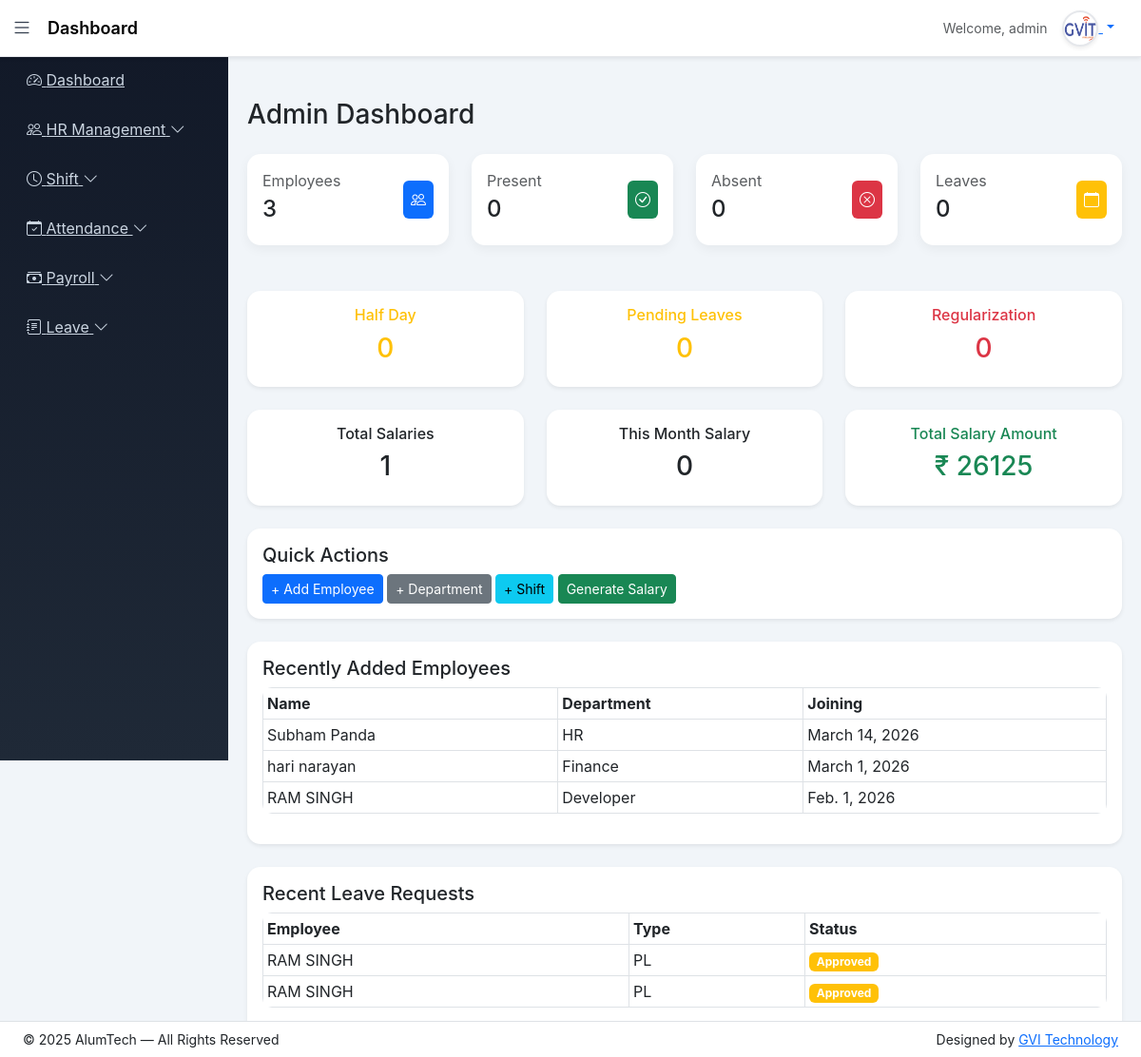
Page /dashboard/ (signed in) on the earlier database version.
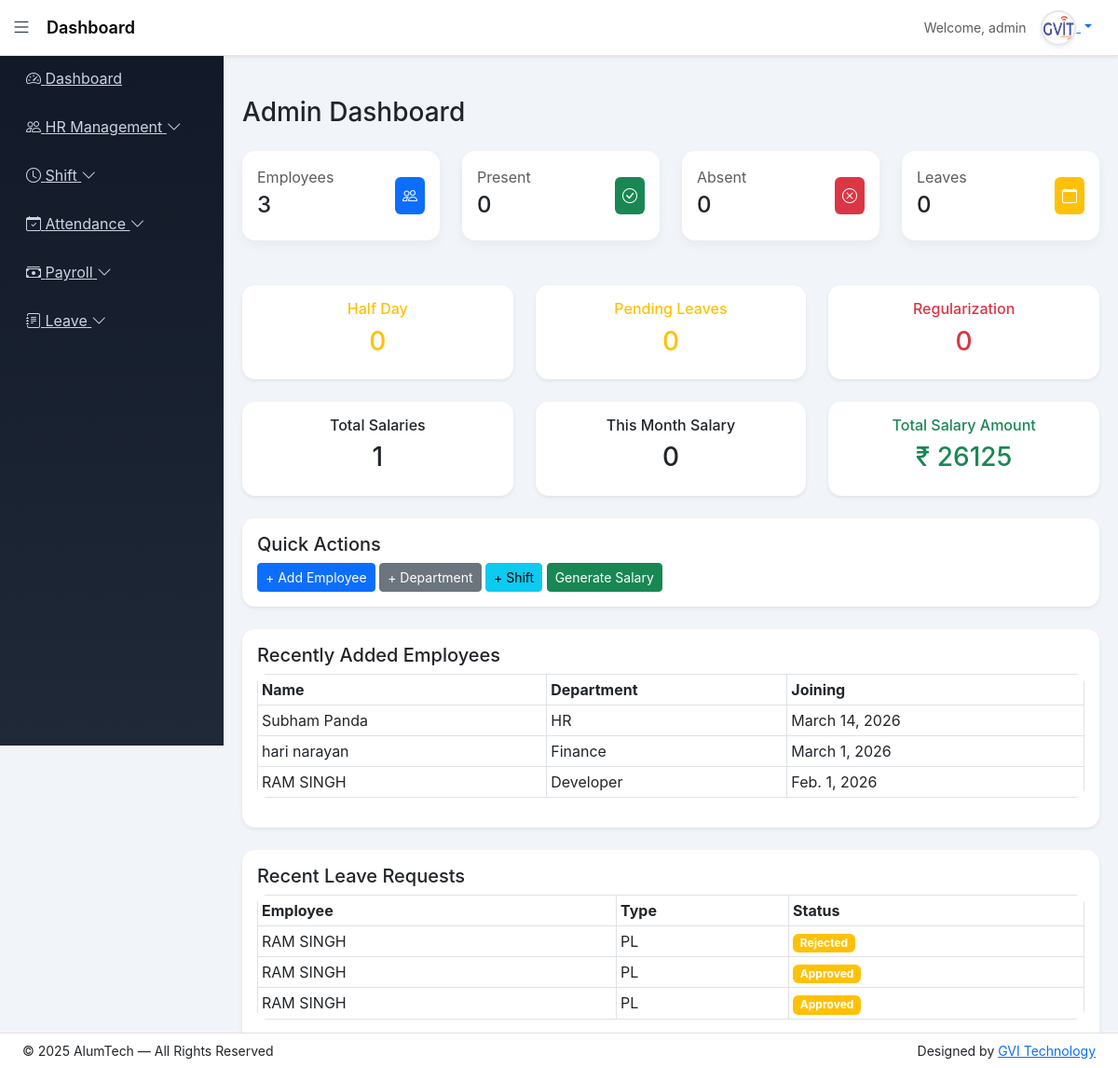
Same page on the later database version.
### app/models.py (models this page shows, shortened)
class Employee(models.Model):
    BLOOD_GROUP_CHOICES = [
        ('A+', 'A+'), ('A-', 'A-'),
        ('B+', 'B+'), ('B-', 'B-'),
        ('O+', 'O+'), ('O-', 'O-'),
        ('AB+', 'AB+'), ('AB-', 'AB-'),
    ]
    BACHELOR_CHOICES = [
        ('BCom', 'B.Com'),
        ('BSc', 'B.Sc'),
        ('BA', 'B.A'),
        ('BTech', 'B.Tech'),
    ]
    MASTER_CHOICES = [
        ('MCom', 'M.Com'),
        ('MSc', 'M.Sc'),
        ('MA', 'M.A'),
        ('MTech', 'M.Tech'),
    ]
    first_name = models.CharField(max_length=50)
    middle_name = models.CharField(max_length=50, blank=True)
    last_name = models.CharField(max_length=50)
    gender = models.CharField(max_length=10,choices=[('Male','Male'),('Female','Female'),('Other','Other')])
    blood_group = models.CharField(max_length=10, choices=BLOOD_GROUP_CHOICES, blank=True, null=True)
    date_of_birth = models.DateField(null=True, blank=True)
    father_name = models.CharField(max_length=100, blank=True)
    mother_name = models.CharField(max_length=100, blank=True)
    user = models.OneToOneField(User, on_delete=models.CASCADE, null=True, blank=True, related_name='employee_profile')
    email = models.EmailField(unique=True)
    contact_no = models.CharField(max_length=15)
    emergency_contact = models.CharField(max_length=15)
    address = models.TextField(blank=True, null=True)
    permanent_address = models.TextField(blank=True, null=True)
    bachelor_degree = models.CharField(max_length=10, choices=BACHELOR_CHOICES, blank=True, null=True)
    master_degree = models.CharField(max_length=10, choices=MASTER_CHOICES, blank=True, null=True)
    employee_id = models.CharField(max_length=20, unique=True)
    role = models.CharField(
    max_length=20,
    choices=[
        ('HR','HR'),
        ('ACCOUNTS','Accounts'),
        ('EMPLOYEE','Employee')
    ],
    default='EMPLOYEE'
)
    department = models.ForeignKey(Department, on_delete=models.PROTECT)
    designation = models.ForeignKey(Designation, on_delete=models.PROTECT)
    date_of_joining = models.DateField(blank=True, null=True)
    photo = models.ImageField(upload_to='employees/', blank=True, null=True)
    pan_no = models.CharField(max_length=10,blank=True,null=True)
    Aadhar_no = models.CharField(max_length=12,blank=True,null=True)
    Bank_name = models.CharField(max_length=50,blank=True,null=True)
    acc_no = models.CharField(max_length=15,blank=True,null=True)
    ifsc_no = models.CharField(max_length=15,blank=True,null=True)
    branch_name = models.CharField(max_length=50,blank=True,null=True)
    is_active = models.BooleanField(default=True)
    created_at = models.DateTimeField(auto_now_add=True)
    lwp_balance = models.IntegerField(default=0)
    generated_at = models.DateField(blank=True, null=True)
    created_by = models.ForeignKey(User, on_delete=models.SET_NULL, null=True, blank=True, related_name='created_employees')
    def full_name(self):
        return f"{self.first_name} {self.middle_name} {self.last_name}".strip()

class Department(models.Model):
    name = models.CharField(max_length=100, unique=True)
    description = models.TextField(blank=True)

class Leave(models.Model):
    LEAVE_TYPE_CHOICES = [
        ('CL', 'Casual Leave'),
        ('SL', 'Sick Leave'),
        ('PL', 'Paid Leave'),
    ]
    STATUS_CHOICES = [
        ('Pending', 'Pending'),
        ('Approved', 'Approved'),
        ('Rejected', 'Rejected'),
    ]
    employee = models.ForeignKey(Employee,on_delete=models.CASCADE,related_name='leaves')
    leave_type = models.CharField(max_length=20,choices=LEAVE_TYPE_CHOICES)
    start_date = models.DateField()
    end_date = models.DateField()
    reason = models.TextField()
    status = models.CharField(max_length=20,choices=STATUS_CHOICES,default='Pending')
    rejection_reason = models.TextField(blank=True, null=True)
    applied_at = models.DateTimeField(auto_now_add=True)
    reviewed_by = models.ForeignKey(User,on_delete=models.SET_NULL,null=True,blank=True)
    reviewed_at = models.DateTimeField(null=True, blank=True)

### app/views.py (the view)
# urls.py: path('dashboard/', views.dashboard, name='dashboard'),
@login_required(login_url='login')
def dashboard(request):
    today = timezone.localdate()
    total_employees = Employee.objects.filter(is_active=True).count()
    inactive_employees = Employee.objects.filter(is_active=False).count()
    present_today = Attendance.objects.filter(
        date=today,
        status__in=["Present", "Late"]
    ).count()
    absent_today = Attendance.objects.filter(
        date=today,
        status="Absent"
    ).count()
    half_day_today = Attendance.objects.filter(
        date=today,
        status="Half Day"
    ).count()
    pending_leaves = Leave.objects.filter(status="Pending").count()
    pending_regularization = AttendanceRegularization.objects.filter(
        status="Pending"
    ).count()
    total_salaries = MonthlySalary.objects.count()
    this_month_salary = MonthlySalary.objects.filter(
        month=today.month,
        year=today.year
    ).count()
    total_salary_amount = MonthlySalary.objects.aggregate(
        total=Sum('net_salary')
    )['total'] or 0
    recent_employees = Employee.objects.order_by('-created_at')[:5]
    recent_leaves = Leave.objects.select_related('employee').order_by('-applied_at')[:5]
    context = {
        "total_employees": total_employees,
        "inactive_employees": inactive_employees,
        "present_today": present_today,
        "absent_today": absent_today,
        "half_day_today": half_day_today,
        "pending_leaves": pending_leaves,
        "pending_regularization": pending_regularization,
        "total_salaries": total_salaries,
        "this_month_salary": this_month_salary,
        "total_salary_amount": total_salary_amount,
        "recent_employees": recent_employees,
        "recent_leaves": recent_leaves,
    }
    return render(request, 'dashboard.html', context)

### templates/dashboard.html (shortened to what the changed rows need)
{% extends 'base_dashboard.html' %}
{% block content %}
<div class="card mt-4 shadow-sm">
  <div class="card-body">
    <table class="table table-sm table-bordered">
      <thead>
        <tr>
          <th>Name</th>
          <th>Department</th>
          <th>Joining</th>
        </tr>
      </thead>
      <tbody>
        {% for emp in recent_employees %}
        <tr>
          <td>{{ emp.full_name }}</td>
          <td>{{ emp.department.name }}</td>
          <td>{{ emp.date_of_joining }}</td>
        </tr>
        {% endfor %}
      </tbody>
    </table>
  </div>
</div>
<div class="card mt-4 shadow-sm">
  <div class="card-body">
    <table class="table table-sm table-bordered">
      <thead>
        <tr>
          <th>Employee</th>
          <th>Type</th>
          <th>Status</th>
        </tr>
      </thead>
      <tbody>
        {% for leave in recent_leaves %}
        <tr>
          <td>{{ leave.employee.full_name }}</td>
          <td>{{ leave.leave_type }}</td>
          <td>
            <span class="badge bg-warning">{{ leave.status }}</span>
          </td>
        </tr>
        {% endfor %}
      </tbody>
    </table>
  </div>
</div>
{% endblock %}

Differences in the rows shown:
added Leave: employee.full_name "RAM SINGH", leave_type "PL", status "Rejected"
